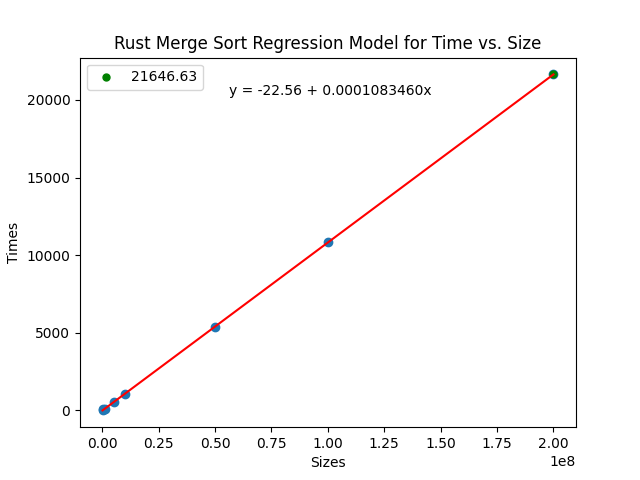

Python code for this plot:
import pandas as pd
import matplotlib.pyplot as plt
from sklearn.linear_model import LinearRegression

# Create a Pandas dataframe with the data
data = {'Sizes': [100000, 500000, 1000000, 5000000, 10000000, 50000000, 100000000],
        'Times': [9.22, 49.80, 97.78, 502.33, 1030.17, 5380.23, 10822.97]}
df = pd.DataFrame(data)


X = df[['Sizes']]
y = df['Times']
model = LinearRegression().fit(X, y)

# Predict a new value
new_size = [[200000000]]
predicted_time = model.predict(new_size)

df_predicted = pd.DataFrame({'Sizes': new_size[0], 'Times': predicted_time})
df_combined = pd.concat([df, df_predicted]).sort_values(by='Sizes')

plt.scatter(df_combined['Sizes'], df_combined['Times'])
plt.plot(df_combined['Sizes'], model.predict(df_combined[['Sizes']]), color='red')
plt.xlabel('Sizes')
plt.ylabel('Times')
plt.title('Rust Merge Sort Regression Model for Time vs. Size')

plt.scatter(df_predicted['Sizes'], df_predicted['Times'], color='green', label=f'{predicted_time[0]:.2f}', s=25)

equation = f'y = {model.intercept_:.2f} + {model.coef_[0]:.10f}x'
plt.text(0.3, 0.9, equation, transform=plt.gca().transAxes)

print(f"The predicted time for a size of {new_size[0][0]} is {predicted_time[0]:.2f}")
plt.legend()

plt.savefig('RustSort.png')

y_pred = exponential_func(x, *popt)
rss = np.sum((y - y_pred)**2)
mse = rss / (len(y) - 3)
approx_error = np.sqrt(mse)
print(f"Approximation error: {approx_error:.2f}")
plt.show()
